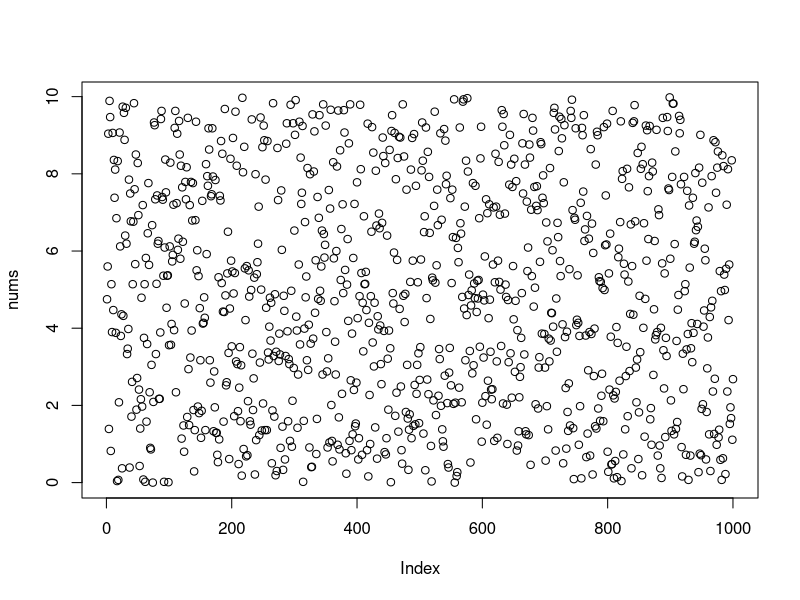
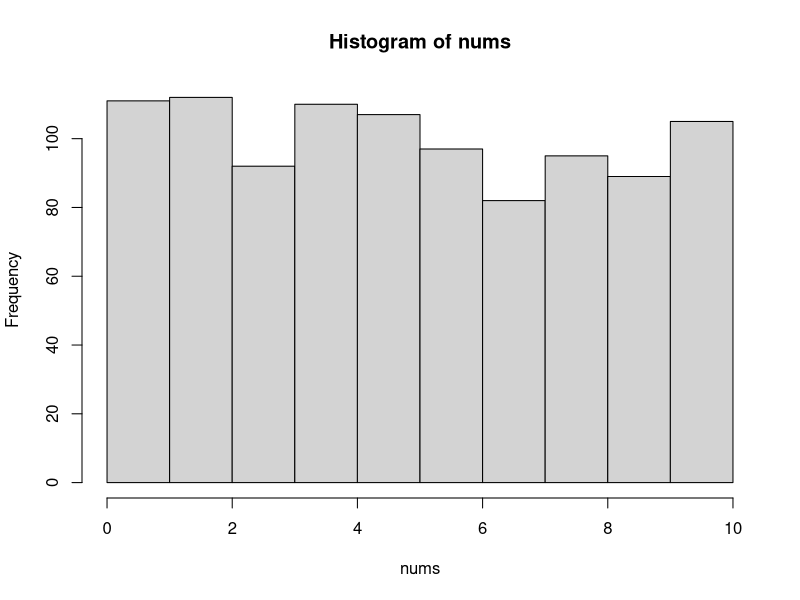
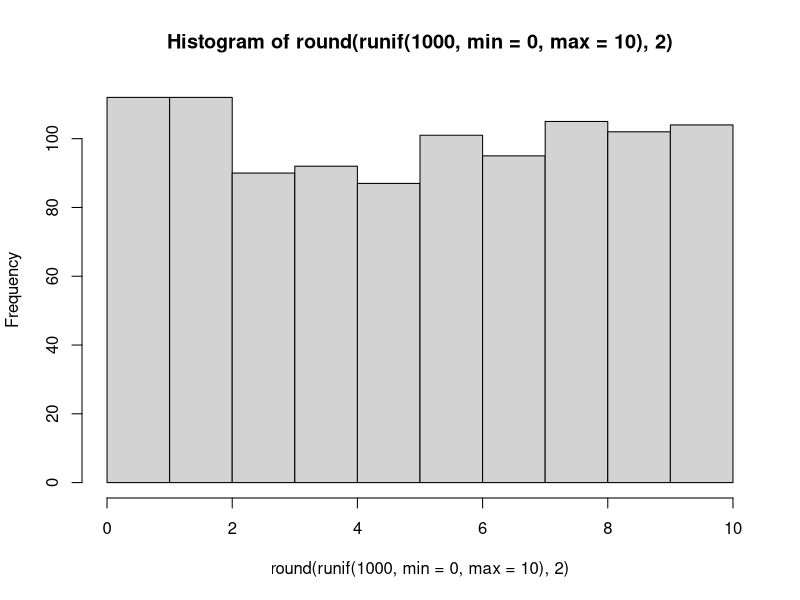
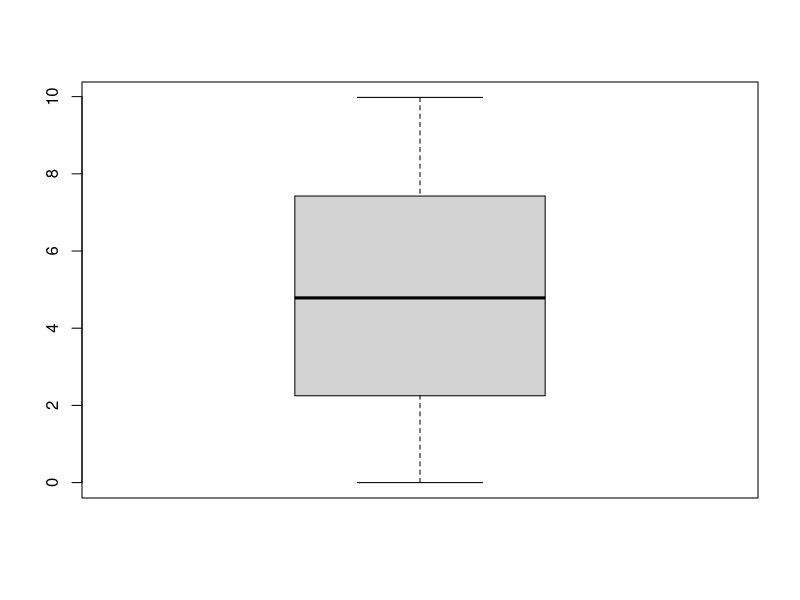
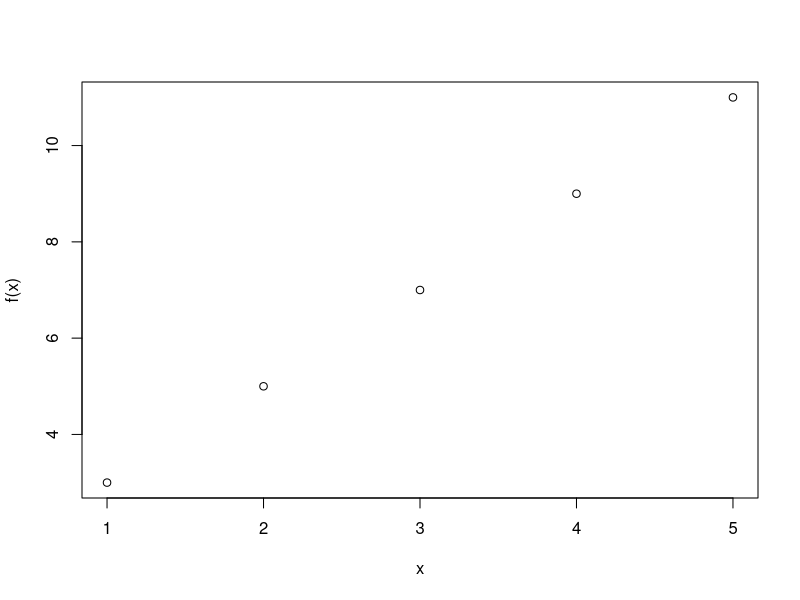
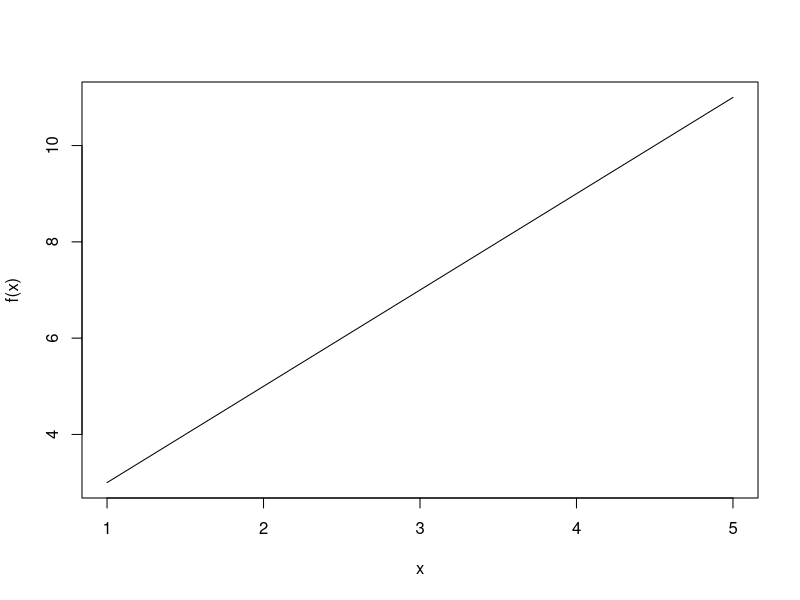
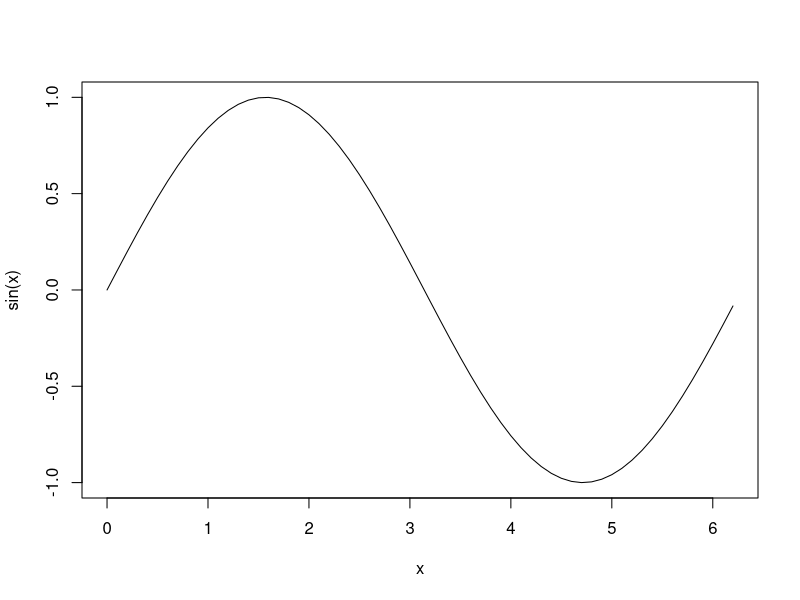
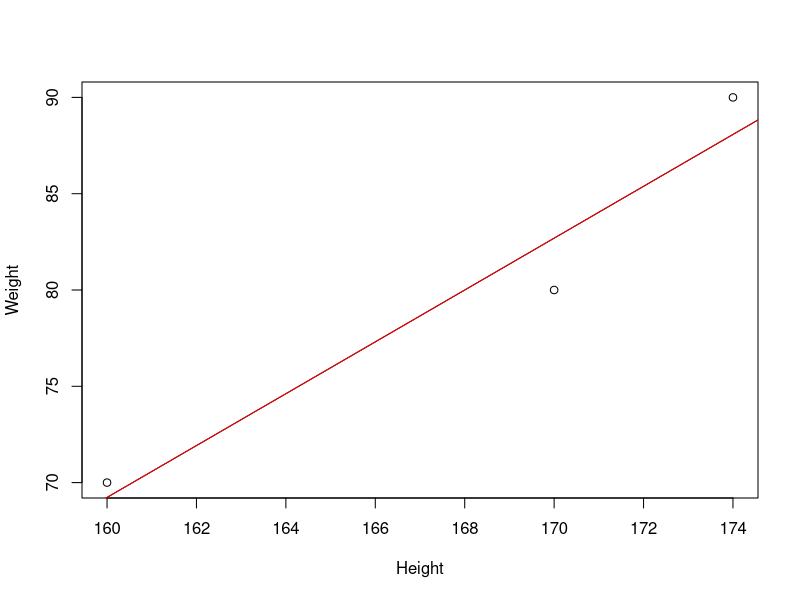

Recreate these plots in R, in order.
1 + 3
2*3
pi
'pi'
"pi"
str (pi)
str ("pi")
letters
str (letters)
LETTERS
letters [1]
letters [99]
letters [c(1,10)]
c(1,10)
str(c(1,10))
## style matters: comments on its own
1 + 2 #style: comment at the end of line


##variables
x <- 2
x
x = 2
## most R programmesr use <- instead of = at variable assignment
str (x)
str (2L)
str (345L)
str (as.integer(345))
x * 2
sqrt (x)
x ^ 1/2
x ^ (1/2)
#random numbers
runif (1)
runif (1)
## random number with same random number
set.seed (42)
runif (1)
runif (1)
set.seed (42)
runif (1)
runif (2)
runif (5)
round (runif(5))
z = runif (5)
z
round (z)
round (z,2)
round (digits = 2, x = z)
## todo: generate 1,000 random numbers between 0,-10, round to digits = 2 and visualize all these numbers
nums = round (runif (1000)*10,2)
nums 
plot (nums)
hist(nums)
## kicsit szebben
hist (round (runif (1000, min = 0, max = 10),2))

boxplot (nums)

## FUNCTIONS
f <- function (x) 2 * x + 1
f (5)
f (1:5)
1 : 5
#multiline
f <- function (x) {
  2 * x + 1 
}
f (1 : 5)
## functions in R accept vectors
## Do no loop in R, that is very slow


x <- 1 : 5
plot (x, f(x))
plot (x, f(x), type = 'l')   #linear instead of plots


1 : 5
seq (1, 5, by = 0.1)


## TODO: 1 period of sign curve to be plotted
x = seq (0, 2 * pi, by = 0.1)
plot (x, sin (x), type = 'l')


##random walk example
x = round (runif (25)) * 2 - 1
cumsum (x)
x <- round (runif (25)) * 2 - 1 
cumsum (x)
x


## data frame
h <- c (174,170,160)
w = c (90,80,70)
plot (h, w, xlab = 'Height', ylab = "Weight")
cor (h,w)
lm (w ~ h)  #building a linear model with formula notation (h is the independent variable, w is the model)
fit <- lm (w ~ h)
summary (fit)
abline (fit)
## summary and abline are for linear functions
abline (fit, col='red')

predict (fit)
predict (fit, list (h=174))
predict (fit, list (h=c(160,174)))

